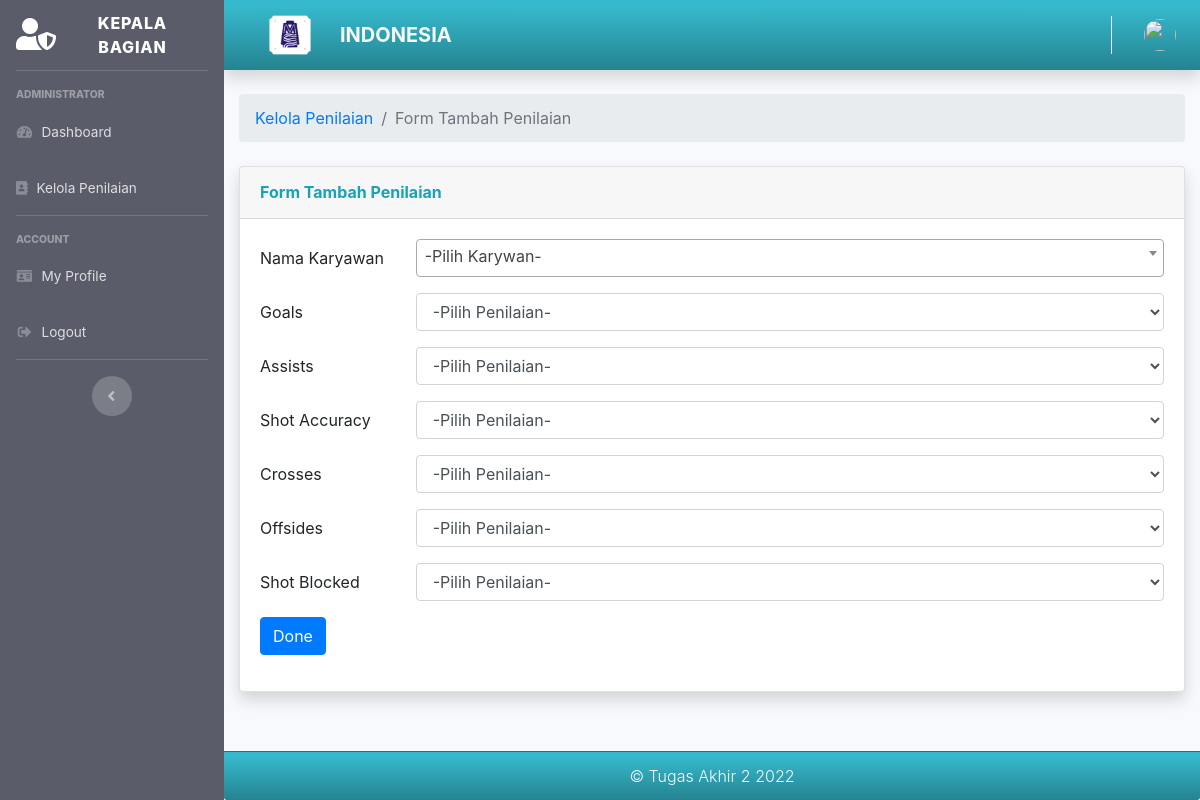
The page /Kepala_bagian/tambah_penilaian on the database its author committed.
### tables this page shows
CREATE TABLE `tb_kriteria` (
  `id_kriteria` int(11) NOT NULL,
  `nama_kriteria` varchar(50) NOT NULL,
  `bobot_kriteria` double NOT NULL,
  `jenis_kriteria` varchar(15) NOT NULL,
  `tahun` varchar(4) NOT NULL
);

### application/controllers/Kepala_bagian.php (called while the page is built, shortened)
<?php
class Kepala_bagian extends CI_Controller
{
    public function __construct()
    {
        $this->load->model('Kriteria_model');
        $this->load->model('Kabag_model');
        $this->load->model('Karyawan_model');
        $this->load->model('Penilaian_model');
        $this->load->model('Peringkat_model');
    }
    public function tambah_penilaian()
    {
        $data['departemen'] = $this->Kabag_model->getDepartemenKabag($this->session->userdata('role_id'));
        $data['user'] = $this->db->get_where('user', ['email' => $this->session->userdata('email')])->row_array();
        $data['title'] = 'Tambah Penilaian';
        $data['karyawan'] = $this->Karyawan_model->getDataKaryawanBelum($data['departemen']);
        $data['kriteria'] = $this->Kriteria_model->getKriteria();
        $this->load->view('templates/kabag_header', $data);
        $this->load->view('templates/kabag_sidebar', $data);
        $this->load->view('templates/kabag_topbar', $data);
        $this->load->view('kepala_bagian/tambah_penilaian', $data);
        $this->load->view('templates/kabag_footer', $data);
    }
}

### index.php (called while the page is built, shortened)
<?php
require_once BASEPATH.'core/CodeIgniter.php';

### application/models/Kriteria_model.php (called while the page is built, shortened)
<?php
class Kriteria_model extends CI_Model
{
  public function getKriteria()
  {
    $this->db->select('*')
      ->from('tb_kriteria')
      ->where('tahun',date('Y'))
      ->order_by('jenis_kriteria', 'ASC')
      ->order_by('id_kriteria', 'ASC');
    $query = $this->db->get();
    return $query->result_array();
  }
  public function getSubKriteria($id_kriteria)
  {
    $this->db->select('*')
      ->from('tb_sub_kriteria')
      ->where('id_kriteria', $id_kriteria);
    $query = $this->db->get();
    return $query->result_array();
  }
}

### application/views/kepala_bagian/tambah_penilaian.php (the view, shortened to what this page needs)
<div class="container-fluid">
    <nav aria-label="breadcrumb">
        <ol class="breadcrumb">
            <li class="breadcrumb-item"><a href="<?= base_url(); ?>kepala_bagian/kelola_penilaian">Kelola Penilaian</a></li>
            <li class="breadcrumb-item active" aria-current="page">Form Tambah Penilaian</li>
        </ol>
    </nav>
    <div class="card shadow mb-4">
        <div class="card-header py-3">
            <h6 class="m-0 font-weight-bold text-info"> Form Tambah Penilaian</h6>
        </div>
        <div class="card-body">
            <form action="<?= base_url('kepala_bagian/submit_penilaian'); ?>" method="post">
                <div class="form-group row">
                    <label for="nama_karyawan" class="col-sm-2 col-form-label">Nama Karyawan</label>
                    <div class="col-sm-10">
                    </div>
                </div>
                <?php foreach ($kriteria as $d) :?>
                    <div class="form-group row">
                        <label for="posisi" class="col-sm-2 col-form-label"><?= $d['nama_kriteria'] ;?></label>
                        <div class="col-sm-10">
                            <select class="form-control" name="id_sub_kriteria[]" required>
                                <option value="" selected disabled>-Pilih Penilaian-</option>
                            </select>
                        </div>
                    </div>
                <?php  endforeach;?>
                <div class="form-group row">
                    <div class="col-sm-10">
                        <button type="submit" class="btn btn-primary">Done</button>
                    </div>
                </div>
            </form>
        </div>
    </div>
</div>
</div>

### assets/css/custom.css (style rules this page uses)
body { font-family: 'Open Sans', sans-serif; }

### rows shown on the page
tb_kriteria: nama_kriteria "Goals"
tb_kriteria: nama_kriteria "Assists"
tb_kriteria: nama_kriteria "Shot Accuracy"
tb_kriteria: nama_kriteria "Crosses"
tb_kriteria: nama_kriteria "Offsides"
tb_kriteria: nama_kriteria "Shot Blocked"
